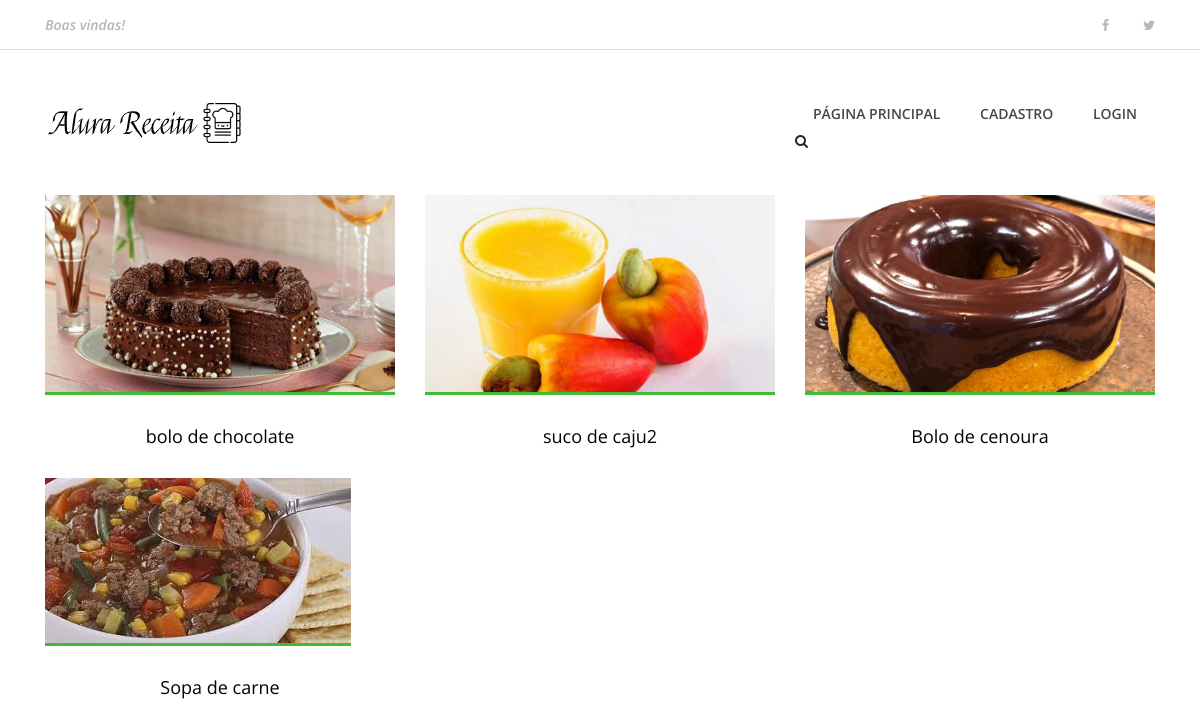
/, run on an earlier commit of the app's database.
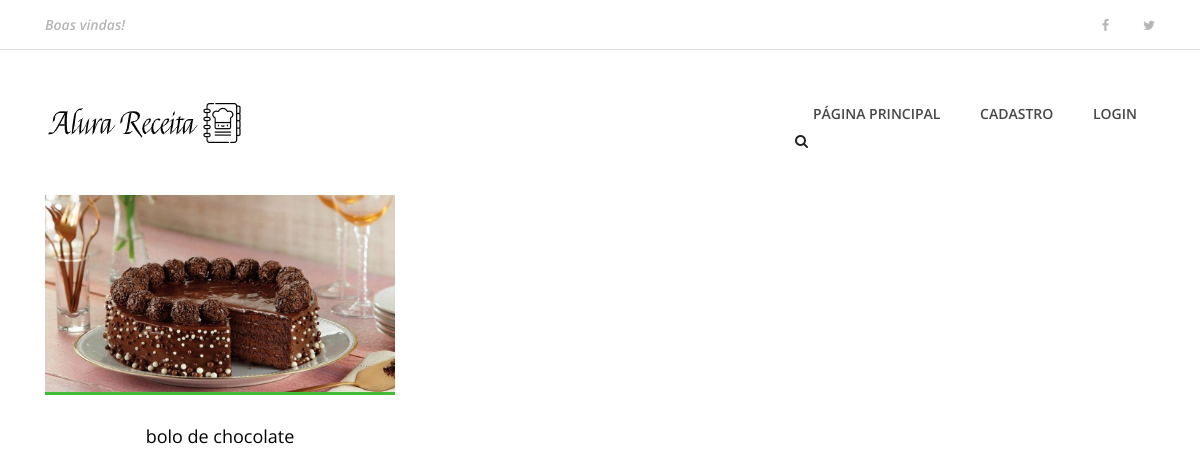
And on a later commit of the database.
### Receitas/models.py (models this page shows, shortened)
class Receita(models.Model):
    pessoa=models.ForeignKey(Pessoa, on_delete=models.CASCADE)
    nome_receita=models.CharField(max_length=200)
    ingredientes=models.TextField(default='')
    modo_preparo= models.TextField(default='')
    tempo_preparo=models.IntegerField(default=0)
    rendimento=models.CharField(max_length=100)
    categoria=models.CharField(max_length=100)
    date_receita=models.DateTimeField(default=datetime.now, blank=True)
    foto_receita=models.ImageField(upload_to='fotos/%d/%m/%Y',blank=True, null=True, default='0')
    publicada=models.BooleanField(default=False )

### Receitas/views.py (the view)
# urls.py: path('', views.index, name='index'),
def index(request):
    receitas=Receita.objects.order_by( '-date_receita').filter(publicada=True)
    dados={
        'receitas':receitas
    }
    return render(request, 'index.html', dados)

### Templates/index.html (shortened to what this page needs)
{% extends 'base.html' %}
{% load static %}
{% block content %}
<body>
{% include 'partials/_menu.html' %}
    <section class="best-receipe-area">
        <div class="container">
            <div class="row">
                {% if receitas %}
                {% for receita in receitas %}
                <div class="col-12 col-sm-6 col-lg-4">
                    <div class="single-best-receipe-area mb-30">
                        {% if receita.foto_receita == '0'%}
                            <img src="{% static 'img/bg-img/foto_receita.png'%}" alt="">
                        {% else %}
                            <img src="{{receita.foto_receita.url}}" alt="">
                        {% endif %}
                            <div class="receipe-content">
                            <a href="{% url 'receita' receita.id %}">
                                <h5>{{receita.nome_receita}}</h5>
                            </a>
                        </div>
                    </div>
                </div>
                {% endfor %}
                {% endif %}
            </div>
        </div>
    </section>
{% endblock %}

### Templates/base.html (shortened to what this page needs)
{%load static%}
<!DOCTYPE html>
<html lang="en">
<head>
    <link rel="stylesheet" href="{% static 'site.css' %}">
</head>
<body>
    {% block content %} {%endblock%}
</body>
</html>

### Templates/partials/_busca.html (shortened to what this page needs)
{% load static %}

### Templates/partials/_menu.html (shortened to what this page needs)
{% load static %}
<header class="header-area">
    <div class="top-header-area">
        <div class="container h-100">
            <div class="row h-100 align-items-center justify-content-between">
                <div class="col-12 col-sm-6">
                    <div class="breaking-news">
                        <div id="breakingNewsTicker" class="ticker">
                            <ul>
                                <li><a href="">Boas vindas!</a></li>
                            </ul>
                        </div>
                    </div>
                </div>
                <div class="col-12 col-sm-6">
                    <div class="top-social-info text-right">
                        <a href=""><i class="fa fa-facebook" aria-hidden="true"></i></a>
                        <a href=""><i class="fa fa-twitter" aria-hidden="true"></i></a>
                    </div>
                </div>
            </div>
        </div>
    </div>
    <div class="delicious-main-menu">
        <div class="classy-nav-container breakpoint-off">
            <div class="container">
                <nav class="classy-navbar justify-content-between" id="deliciousNav">
                    <a class="nav-brand" href="{% url 'index' %}"
                    ><img src="{% static 'img/core-img/logo.png' %}" alt=""></a>
                    <div class="classy-menu">
                        <div class="classynav">
                            <ul>
                                {% if user.is_authenticated %}
                                <li><a href="{% url 'index'%} ">Página principal</a></li>
                                <li><a href="{% url 'dashboard'%} ">Minhas Receitas</a></li>
                                <li><a href="{% url 'logout'%} ">Logout</a></li>
                                {% else %}
                                <li><a href="{% url 'index'%} ">Página principal</a></li>
                                <li><a href="{% url 'cadastro'%} ">Cadastro</a></li>
                                <li><a href="{% url 'login'%} ">Login</a></li>
                                {% endif %}
                            </ul>
                        </div>
                            <div class="search-btn">
                                <i class="fa fa-search" aria-hidden="true"></i>
                            </div>
                        </div>
                    </div>
            </div>
        </div>
</header>

### static/site.css (style rules this page uses)
* { margin: 0; padding: 0; }
body { font-family: "Open Sans", sans-serif; font-size: 14px; }
h1, h2, h3, h4, h5, h6 { color: #000000; line-height: 1.3; font-weight: 600; }
a, a:hover, a:focus { -webkit-transition-duration: 500ms; transition-duration: 500ms; text-decoration: none; outline: 0 solid transparent; color: #000000; font-weight: 600; font-size: 14px; color: #474747; }
ul, ol { margin: 0; }
ul li, ol li { list-style: none; }
img { height: auto; max-width: 100%; }
.mb-30 { margin-bottom: 30px !important; }
.header-area { position: relative; z-index: 100; width: 100%; }
.header-area .top-header-area { width: 100%; height: 50px; background-color: #ffffff; border-bottom: 1px solid #dddee9; }
.header-area .top-header-area .breaking-news { position: relative; z-index: 1; }
.header-area .top-header-area .breaking-news .ticker { width: 100%; text-align: left; position: relative; overflow: hidden; }
.header-area .top-header-area .breaking-news .ticker ul { width: 100%; position: relative; z-index: 1; }
.header-area .top-header-area .breaking-news .ticker ul li { display: none; width: 100%; }
.header-area .top-header-area .breaking-news .ticker ul li a { font-size: 14px; color: #b6b6b6; font-style: italic; }
.header-area .top-header-area .top-social-info a { display: inline-block; color: #b6b6b6; font-size: 13px; margin-right: 30px; }
.header-area .top-header-area .top-social-info a:last-child { margin-right: 0; }
.header-area .delicious-main-menu { position: relative; width: 100%; z-index: 100; height: 145px; }
.header-area .delicious-main-menu .classy-nav-container { background-color: transparent; }
.header-area .delicious-main-menu .classy-navbar { height: 145px; padding: 0; }
.header-area .delicious-main-menu .classy-navbar .classynav ul li a { font-weight: 600; }
.header-area .delicious-main-menu .classy-navbar .classynav > ul > li > a { text-transform: uppercase; padding: 12px 18px 11px; background-color: transparent; border-bottom: 3px solid transparent; line-height: 1; color: #474747; font-weight: 600; }
.best-receipe-area { position: relative; z-index: 1; padding-bottom: 50px; }
.single-best-receipe-area { position: relative; z-index: 1; }
.single-best-receipe-area img { border-bottom: 3px solid #40ba37; }
.single-best-receipe-area .receipe-content { padding-top: 30px; text-align: center; }
.single-best-receipe-area .receipe-content h5 { font-size: 18px; margin-bottom: 10px; font-weight: 400; -webkit-transition-duration: 500ms; transition-duration: 500ms; }

What changed in the data, as far as the page shows it:
removed Receita: foto_receita (picture), nome_receita "suco de caju2"
removed Receita: foto_receita (picture), nome_receita "Bolo de cenoura"
removed Receita: foto_receita (picture), nome_receita "Sopa de carne"
